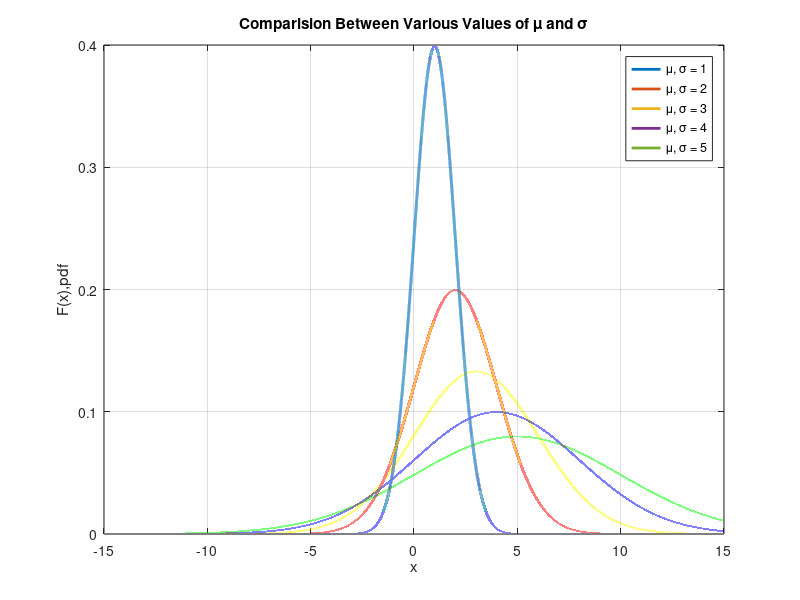

The MATLAB script that drew this image:
%MEGA COMPARE

for a = [1:1:5];
    x = -15:0.0001:15;
    y = normpdf(x,a,a);
    
    name = ['\mu, \sigma = ',num2str(a)];
    plot(x,y,'linewidth',2,'DisplayName',name)
    title('Comparision Between Various Values of \mu and \sigma')
    ylabel('F(x),pdf')
    xlabel('x')
    legend show
    hold on
    grid on
end

    